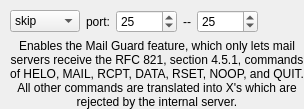
         <widget class="QWidget" name="label661">
          <attribute name="title">
           <string>smtp</string>
          </attribute>
          <layout class="QGridLayout">
           <property name="leftMargin">
            <number>10</number>
           </property>
           <property name="topMargin">
            <number>10</number>
           </property>
           <property name="rightMargin">
            <number>0</number>
           </property>
           <property name="bottomMargin">
            <number>0</number>
           </property>
           <item row="1" column="0" colspan="6">
            <widget class="QLabel" name="label703">
             <property name="text">
              <string>Enables the Mail Guard feature, which only lets mail servers receive the RFC 821, section 4.5.1, commands of HELO, MAIL, RCPT, DATA, RSET, NOOP, and QUIT. All other commands are translated into X's which are rejected by the internal server.</string>
             </property>
             <property name="alignment">
              <set>Qt::AlignmentFlag::AlignCenter</set>
             </property>
             <property name="wordWrap">
              <bool>true</bool>
             </property>
            </widget>
           </item>
           <item row="0" column="1">
            <widget class="QLabel" name="label702">
             <property name="text">
              <string>port:</string>
             </property>
             <property name="alignment">
              <set>Qt::AlignmentFlag::AlignCenter</set>
             </property>
             <property name="wordWrap">
              <bool>false</bool>
             </property>
             <property name="buddy">
              <cstring>pix_ctiqbe_port</cstring>
             </property>
            </widget>
           </item>
           <item row="0" column="3">
            <widget class="QLabel" name="label704">
             <property name="text">
              <string>--</string>
             </property>
             <property name="alignment">
              <set>Qt::AlignmentFlag::AlignCenter</set>
             </property>
             <property name="wordWrap">
              <bool>false</bool>
             </property>
            </widget>
           </item>
           <item row="0" column="4">
            <widget class="QSpinBox" name="pix_smtp_port2">
             <property name="minimum">
              <number>1</number>
             </property>
             <property name="maximum">
              <number>65535</number>
             </property>
             <property name="value">
              <number>25</number>
             </property>
            </widget>
           </item>
           <item row="0" column="2">
            <widget class="QSpinBox" name="pix_smtp_port1">
             <property name="minimum">
              <number>1</number>
             </property>
             <property name="maximum">
              <number>65535</number>
             </property>
             <property name="value">
              <number>25</number>
             </property>
            </widget>
           </item>
           <item row="0" column="5">
            <spacer>
             <property name="orientation">
              <enum>Qt::Orientation::Horizontal</enum>
             </property>
             <property name="sizeType">
              <enum>QSizePolicy::Policy::Expanding</enum>
             </property>
             <property name="sizeHint" stdset="0">
              <size>
               <width>40</width>
               <height>20</height>
              </size>
             </property>
            </spacer>
           </item>
           <item row="0" column="0">
            <widget class="QComboBox" name="pix_smtp_switch">
             <item>
              <property name="text">
               <string>skip</string>
              </property>
             </item>
             <item>
              <property name="text">
               <string>enable</string>
              </property>
             </item>
             <item>
              <property name="text">
               <string>disable</string>
              </property>
             </item>
            </widget>
           </item>
          </layout>
         </widget>
